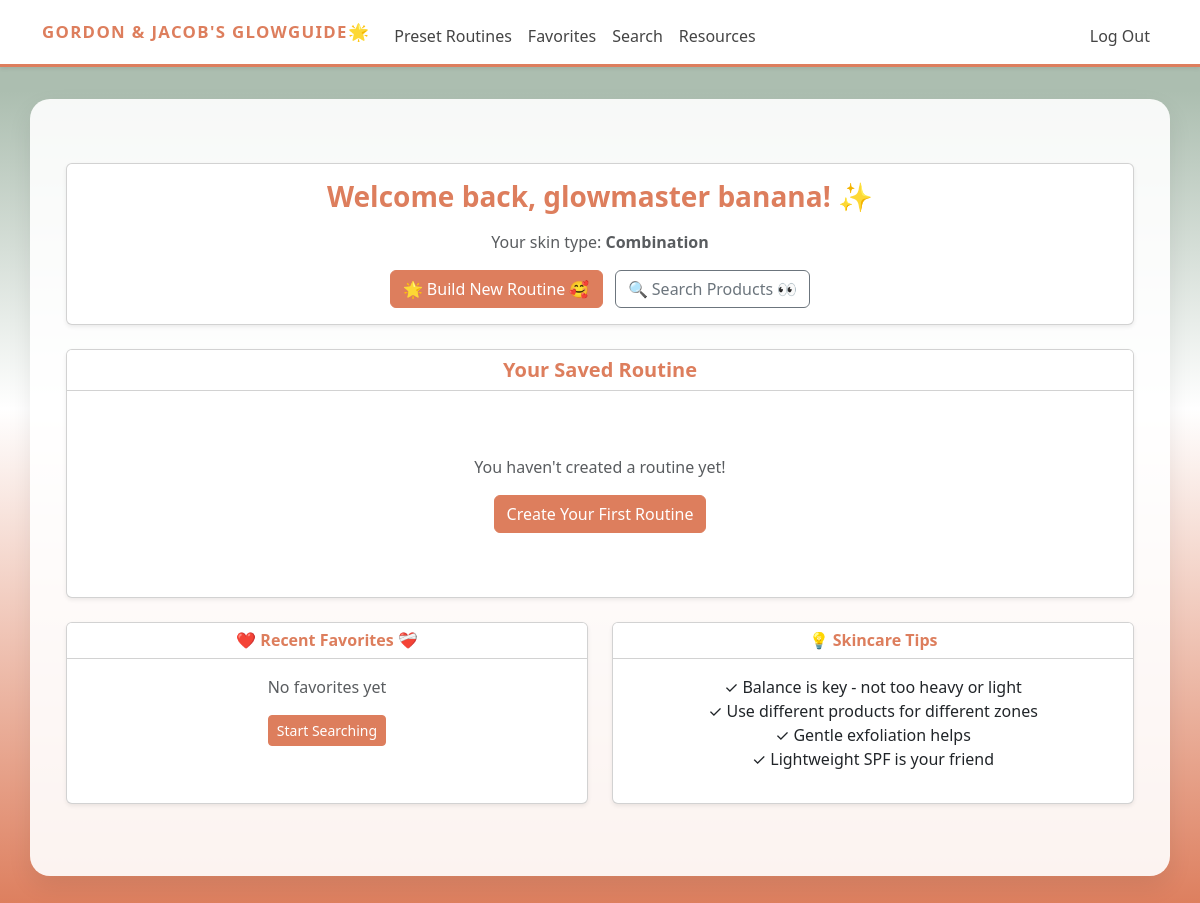
Page / (signed in) on the earlier database version.
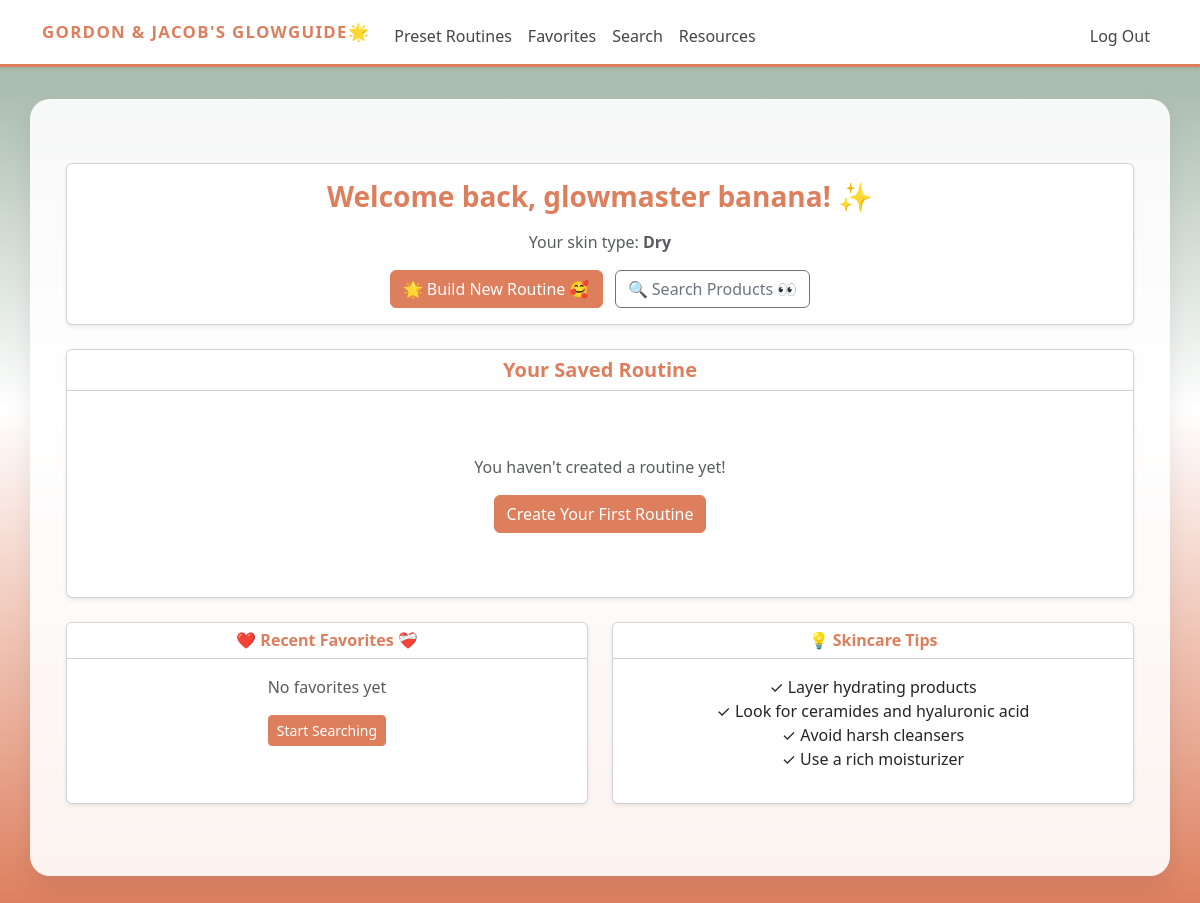
Same page on the later database version.
### tables this page shows
CREATE TABLE users (
            user_id INTEGER PRIMARY KEY AUTOINCREMENT,
            username TEXT NOT NULL UNIQUE,
            hash TEXT NOT NULL
        , skintype TEXT);

### app.py (the view)
@app.route("/")
@login_required
def index():
    user_id = session["user_id"]
    user = db.execute("SELECT username, skintype FROM users WHERE user_id = ?", user_id)
    routine_products = db.execute("""
        SELECT products.id, products.product_name, products.product_type, products.price_usd, products.product_url
        FROM products
        JOIN routine ON products.id = routine.product_id
        WHERE routine.user_id = ?
    """, user_id)
    favorite_products = db.execute("""
        SELECT products.id AS product_id, products.product_name, products.product_type, products.price_usd
        FROM products
        JOIN favorites ON products.id = favorites.product_id
        WHERE favorites.user_id = ?
        LIMIT 5
    """, user_id)
    return render_template("index.html",
                         user=user[0] if user else None,
                         routine=routine_products,
                         favorites=favorite_products)

### app.py (called while the page is built)
@app.after_request
def after_request(response):
    response.headers["Cache-Control"] = "no-cache, no-store, must-revalidate"
    response.headers["Expires"] = 0
    response.headers["Pragma"] = "no-cache"
    return response

### helpers.py (called while the page is built)
def login_required(f):
    @wraps(f)
    def decorated_function(*args, **kwargs):
        if session.get("user_id") is None:
            return redirect("/login")
        return f(*args, **kwargs)
    return decorated_function

### templates/index.html (shortened to what this page needs)
{% extends "layout.html" %}
{% block main %}
<div class="container mt-4">
    <div class="row mb-4">
        <div class="col-12">
            <div class="card shadow-sm">
                <div class="card-body text-center">
                    <h1 class="h3 mb-3">Welcome back, glowmaster {{ user.username }}! ✨</h1>
                    {% if user.skintype %}
                        <p class="text-muted">Your skin type: <strong>{{ user.skintype }}</strong></p>
                    {% endif %}
                    <div class="mt-3">
                        <a href="/preset" class="btn btn-primary me-2">
                            🌟 Build New Routine 🥰
                        </a>
                        <a href="/search" class="btn btn-outline-secondary">
                            🔍 Search Products 👀
                        </a>
                    </div>
                </div>
            </div>
        </div>
    </div>
    <div class="row mb-4">
        <div class="col-12">
            <div class="card shadow-sm">
                <div class="card-header bg-white">
                    <h2 class="h5 mb-0">Your Saved Routine</h2>
                </div>
                <div class="card-body">
                    {% if routine %}
                        <div class="table-responsive">
                            <table class="table table-hover">
                                <thead>
                                    <tr>
                                        <th>Product Name</th>
                                        <th>Type</th>
                                        <th>Price</th>
                                        <th>Action</th>
                                    </tr>
                                </thead>
                                <tbody>
                                    {% for product in routine %}
                                    <tr>
                                        <td>
                                            <a href="/product/{{ product.id }}" class="text-decoration-none">
                                                {{ product.product_name }}
                                            </a>
                                        </td>
                                        <td><span class="badge bg-info">{{ product.product_type }}</span></td>
                                        <td>${{ product.price_usd | usd }}</td>
                                        <td>
                                            {% if product.product_url %}
                                                <a href="{{ product.product_url }}" target="_blank" class="btn btn-sm btn-outline-primary">
                                                    View
                                                </a>
                                            {% endif %}
                                        </td>
                                    </tr>
                                    {% endfor %}
                                </tbody>
                            </table>
                        </div>
                    {% else %}
                        <div class="text-center py-5">
                            <p class="text-muted mb-3">You haven't created a routine yet!</p>
                            <a href="/preset" class="btn btn-primary">Create Your First Routine</a>
                        </div>
                    {% endif %}
                </div>
            </div>
        </div>
    </div>
    <div class="row">
        <div class="col-md-6 mb-4">
            <div class="card shadow-sm h-100">
                <div class="card-header bg-white">
                    <h3 class="h6 mb-0">❤️ Recent Favorites ❤️‍🩹</h3>
                </div>
                <div class="card-body">
                    {% if favorites %}
                        <ul class="list-group list-group-flush">
                            {% for fav in favorites %}
                            <li class="list-group-item d-flex justify-content-between align-items-center px-0">
                                <a href="/product/{{ fav.product_id }}" class="text-decoration-none">
                                    {{ fav.product_name[:40] }}{% if fav.product_name | length > 40 %}...{% endif %}
                                </a>
                                <span class="badge bg-secondary">${{ fav.price_usd | usd }}</span>
                            </li>
                            {% endfor %}
                        </ul>
                        <div class="text-center mt-3">
                            <a href="/favorites" class="btn btn-sm btn-outline-primary">View All</a>
                        </div>
                    {% else %}
                        <p class="text-muted text-center">No favorites yet</p>
                        <div class="text-center">
                            <a href="/search" class="btn btn-sm btn-primary">Start Searching</a>
                        </div>
                    {% endif %}
                </div>
            </div>
        </div>
        <div class="col-md-6 mb-4">
            <div class="card shadow-sm h-100">
                <div class="card-header bg-white">
                    <h3 class="h6 mb-0">💡 Skincare Tips</h3>
                </div>
                <div class="card-body">
                    {% if user.skintype == "Oily" %}
                        <ul class="list-unstyled">
                            <li>✓ Use oil-free, non-comedogenic products</li>
                            <li>✓ Look for salicylic acid and niacinamide</li>
                            <li>✓ Don't skip moisturizer!</li>
                            <li>✓ Always wear SPF</li>
                        </ul>
                    {% elif user.skintype == "Dry" %}
                        <ul class="list-unstyled">
                            <li>✓ Layer hydrating products</li>
                            <li>✓ Look for ceramides and hyaluronic acid</li>
                            <li>✓ Avoid harsh cleansers</li>
                            <li>✓ Use a rich moisturizer</li>
                        </ul>
                    {% elif user.skintype == "Combination" %}
                        <ul class="list-unstyled">
                            <li>✓ Balance is key - not too heavy or light</li>
                            <li>✓ Use different products for different zones</li>
                            <li>✓ Gentle exfoliation helps</li>
                            <li>✓ Lightweight SPF is your friend</li>
                        </ul>
                    {% endif %}
                </div>
            </div>
        </div>
    </div>
</div>
{% endblock %}

### templates/layout.html (shortened to what this page needs)
<!DOCTYPE html>
<html lang="en">
<head>
    <link href="https://cdn.jsdelivr.net/npm/bootstrap@5.3.2/dist/css/bootstrap.min.css" rel="stylesheet">
    <link href="/static/styles.css" rel="stylesheet">
</head>
<body class="bg-glow">
    <nav class="navbar navbar-expand-lg navbar-light bg-white shadow-sm mb-0">
        <div class="container">
            <a class="navbar-brand" href="/">Gordon & Jacob's GlowGuide🌟</a>
                    {% if session.get("user_id") %}
                         <ul class="navbar-nav me-auto mt-2">
                            <li class="nav-item"><a class="nav-link" href="/preset">Preset Routines</a></li>
                            <li class="nav-item"><a class="nav-link" href="/favorites">Favorites</a></li>
                             <li class="nav-item"><a class="nav-link" href="/search">Search</a></li>
                             <li class="nav-item"><a class="nav-link" href="/resources">Resources</a></li>
                        </ul>
                        <ul class="navbar-nav ms-auto mt-2">
                            <li class="nav-item"><a class="nav-link" href="/logout">Log Out</a></li>
                        </ul>
                    {% else %}
                        <ul class="navbar-nav ms-auto mt-2">
                            <li class="nav-item"><a class="nav-link" href="/register">Register</a></li>
                            <li class="nav-item"><a class="nav-link" href="/login">Log In</a></li>
                        </ul>
                    {% endif %}
        </div>
    </nav>
    <main class="container pb-5 text-center content-wrapper">
        {% block main %}{% endblock %}
    </main>
</body>
</html>

### static/styles.css (style rules this page uses)
:root { --myMint: #ACBEB0; --myCoral: #DD7E5D; }
.bg-glow { min-height: 100vh; background: linear-gradient( 180deg, var(--myMint) 10%, white 45%, var(--myCoral) 100% ); }
.navbar.bg-white { background-color: white !important; border-bottom: 3px solid var(--myCoral); }
.navbar-brand { color: var(--myCoral) !important; font-weight: 600; letter-spacing: 0.08em; text-transform: uppercase; font-size: 1.05rem; }
.nav-link { color: #444 !important; font-weight: 500; }
.content-wrapper { margin-top: 2rem; margin-bottom: 2rem; padding: 2.5rem 1.5rem; background-color: rgba(255, 255, 255, 0.9); border-radius: 1.25rem; box-shadow: 0 10px 25px rgba(0, 0, 0, 0.08); }
.content-wrapper h1, .content-wrapper h2, .content-wrapper h3 { color: var(--myCoral); font-weight: 600; margin-bottom: 1rem; }
.content-wrapper p { color: #333; }
.btn-primary { background-color: var(--myCoral); border-color: var(--myCoral); }

Differences in the rows shown:
changed users "banana": skintype "Combination" → "Dry"
Other differences:
text no longer shown: "✓ Balance is key - not too heavy or light ✓ Use different products for different zones ✓ Gentle exfoliation helps ✓ Lightweight SPF is your friend"
text now shown: "✓ Layer hydrating products ✓ Look for ceramides and hyaluronic acid ✓ Avoid harsh cleansers ✓ Use a rich moisturizer"
